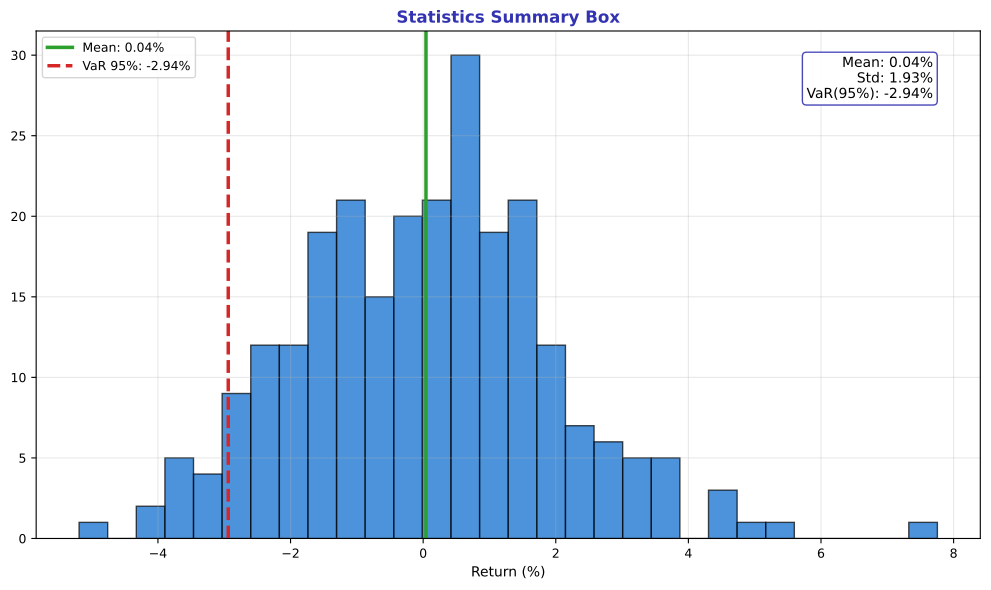

Reproduce this figure in Python.
"""Statistics Summary Box - Key metrics annotation"""
import matplotlib.pyplot as plt
import numpy as np
from pathlib import Path

plt.rcParams.update({
    'font.size': 10, 'axes.labelsize': 10, 'axes.titlesize': 11,
    'xtick.labelsize': 9, 'ytick.labelsize': 9, 'legend.fontsize': 9,
    'figure.figsize': (10, 6), 'figure.dpi': 150
})

MLPURPLE = '#3333B2'
MLBLUE = '#0066CC'
MLGREEN = '#2CA02C'
MLRED = '#D62728'

np.random.seed(42)

fig, ax = plt.subplots(figsize=(10, 6))

returns = np.random.normal(0.05, 2, 252)
ax.hist(returns, bins=30, color=MLBLUE, alpha=0.7, edgecolor='black')

mean_ret = np.mean(returns)
std_ret = np.std(returns)
var_95 = np.percentile(returns, 5)

ax.axvline(mean_ret, color=MLGREEN, linewidth=2.5, label=f'Mean: {mean_ret:.2f}%')
ax.axvline(var_95, color=MLRED, linewidth=2.5, linestyle='--', label=f'VaR 95%: {var_95:.2f}%')

# Add statistics box
stats_text = f'Mean: {mean_ret:.2f}%\nStd: {std_ret:.2f}%\nVaR(95%): {var_95:.2f}%'
ax.text(0.95, 0.95, stats_text, transform=ax.transAxes,
        fontsize=10, verticalalignment='top', horizontalalignment='right',
        bbox=dict(boxstyle='round', facecolor='white', edgecolor=MLPURPLE, alpha=0.9))

ax.set_title('Statistics Summary Box', fontsize=12, fontweight='bold', color=MLPURPLE)
ax.set_xlabel('Return (%)', fontsize=10)
ax.legend(fontsize=9, loc='upper left')
ax.grid(alpha=0.3)

plt.tight_layout()
plt.savefig(Path(__file__).parent / 'chart.pdf', dpi=300, bbox_inches='tight')
plt.close()
